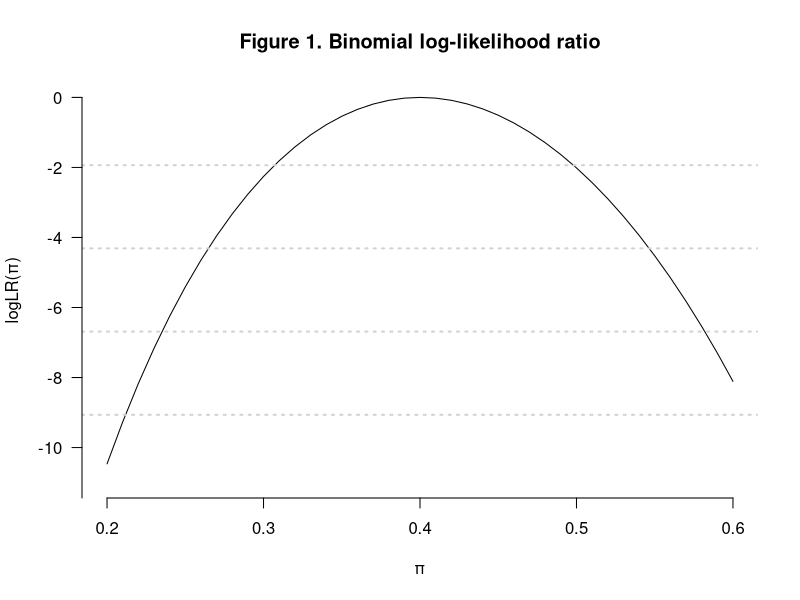
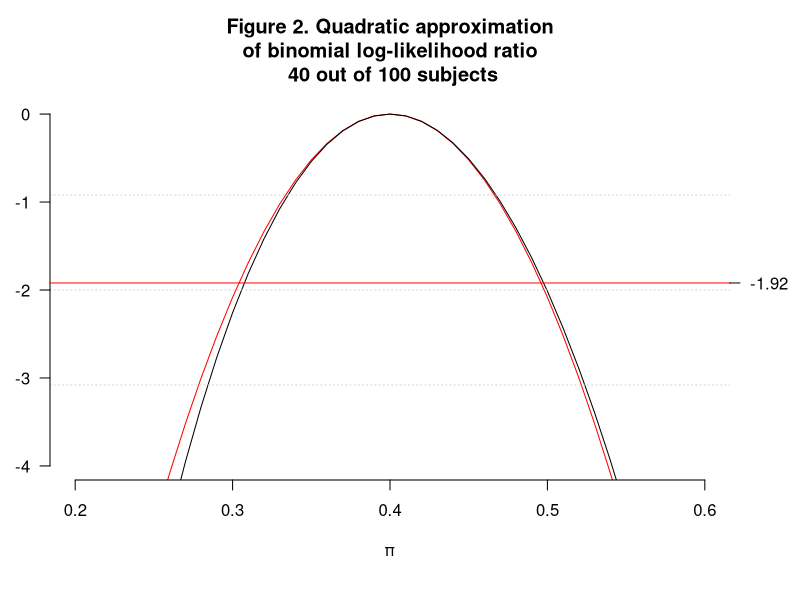
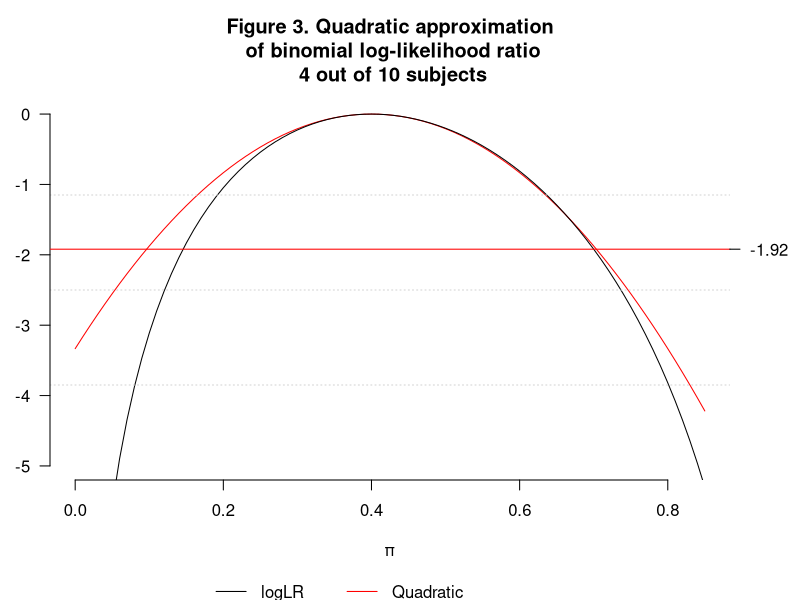
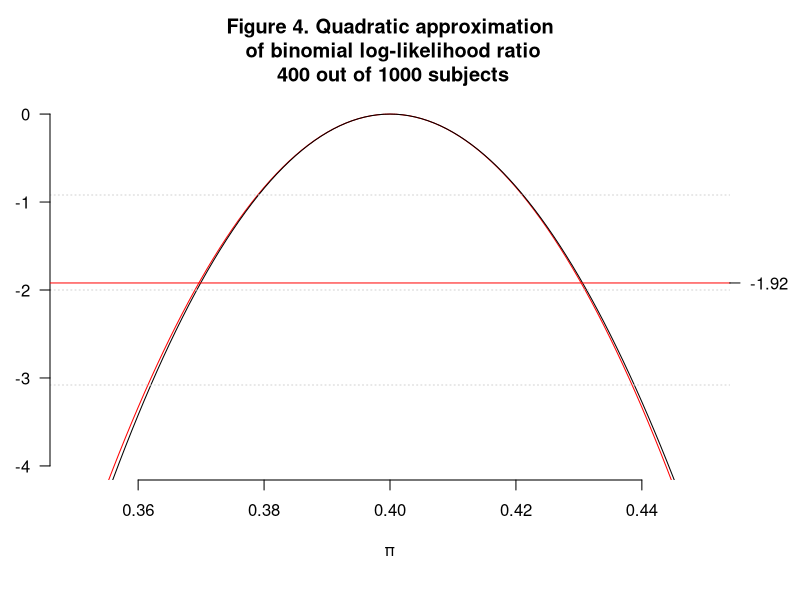
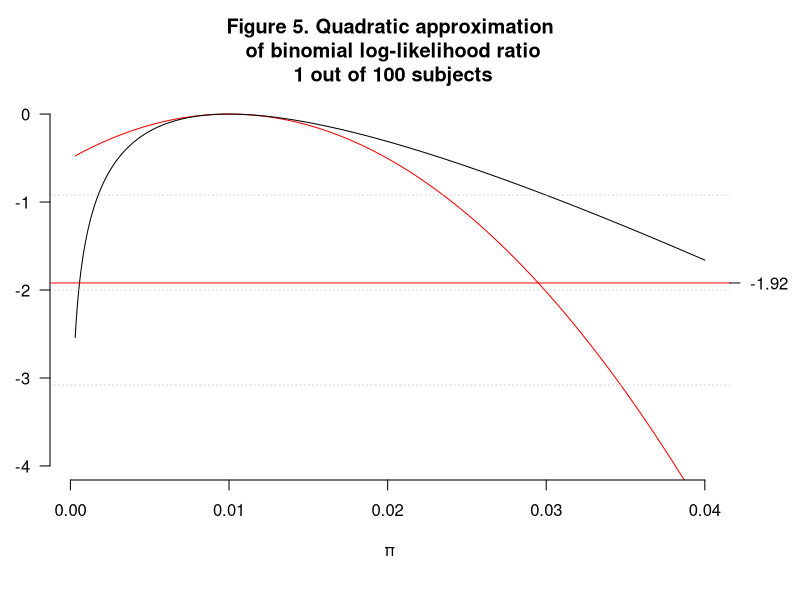
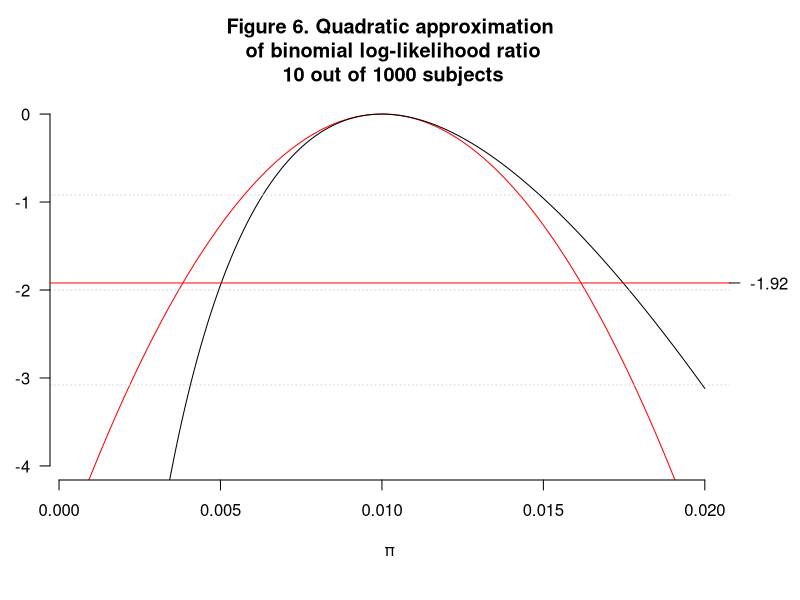
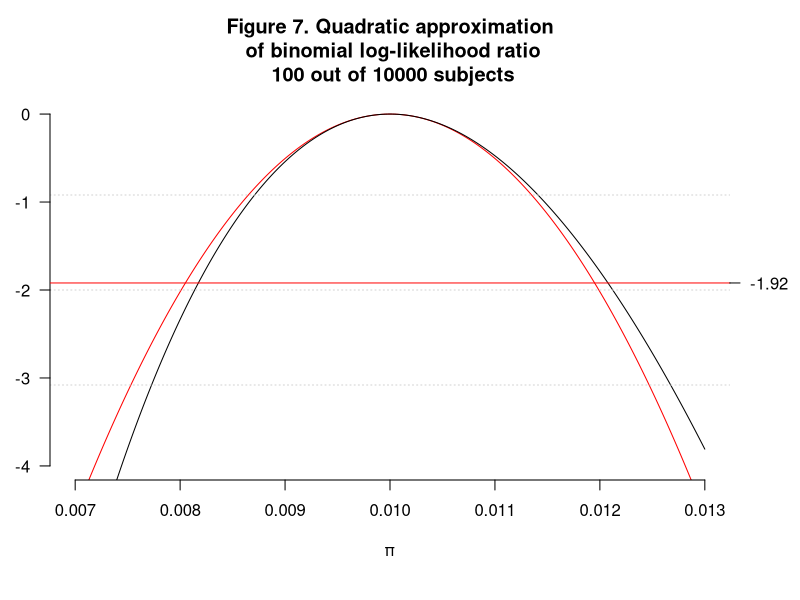
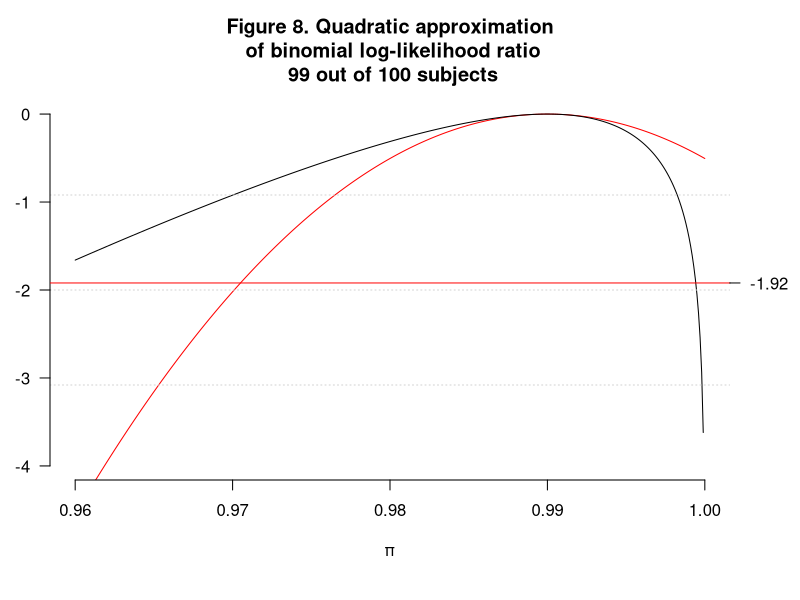

Generate these figures, in order, with R:
## ---- chunk 1
pi <- seq(0.2, 0.6, by=0.01)
L <- (pi^40)*((1-pi)^60)
Lmax <- rep(max(L), 41)
LR <- L/Lmax
logLR <- log(LR)

plot(pi, logLR, type = "l", ylim = c(-11, 0),yaxt="n",
     frame.plot = FALSE, ylab = "logLR(\U03C0)", xlab = "\U03C0")
grid(NA, 5, lwd = 2) # add some horizontal grid on the background
axis(2, at=seq(-12,0,2), las=2)
title(main = "Figure 1. Binomial log-likelihood ratio")
## ---- chunk 2
par(mai = c(1.2, 0.5, 1, 0.7))
quad <- -(pi-0.4)^2/(2*0.0024)
plot(pi, quad, type = "l", ylim = c(-4, 0),yaxt="n", col="red",
     frame.plot = FALSE, ylab = "", xlab = "\U03C0")
lines(pi, logLR, col="black")
grid(NA, 4, lwd = 1) # add some horizontal grid on the background
axis(2, at=seq(-4,0,1), las=2)
title(main = "Figure 2. Quadratic approximation\n of binomial log-likelihood ratio \n 40 out of 100 subjects")
abline(h=-1.92, lty=1, col="red")
axis(4, at=-1.92, las=2)

legend(x=0.27, y= -5.5 ,xpd = TRUE,  legend=c("logLR","Quadratic"), bty = "n",
       col=c("black","red"), lty=c(1,1), horiz = TRUE) #the legend is below the graph
## ---- chunk 3
par(mai = c(1.2, 0.5, 1, 0.7))
pi <- seq(0.0, 0.85, by=0.01)
L <- (pi^4)*((1-pi)^6)
logLR <- log(L/max(L))

quad <- -(pi-0.4)^2/(2*0.4*0.6/10)
plot(pi, quad, type = "l", ylim = c(-5, 0),yaxt="n", col="red",
     frame.plot = FALSE, ylab = "", xlab = "\U03C0")
lines(pi, logLR, col="black")
grid(NA, 4, lwd = 1)
axis(2, at=seq(-5,0,1), las=2)
title(main = "Figure 3. Quadratic approximation\n of binomial log-likelihood ratio\n 4 out of 10 subjects")
abline(h=-1.92, lty=1, col="red")
axis(4, at=-1.92, las=2)

legend(x=0.17, y= -6.5 ,xpd = TRUE,  legend=c("logLR","Quadratic"), bty = "n",
       col=c("black","red"), lty=c(1,1), horiz = TRUE) #the legend is below the graph
## ---- chunk 4
par(mai = c(1.2, 0.5, 1, 0.7))
pi <- seq(0.35, 0.45, by=0.001)
L <- (pi^400)*((1-pi)^600)
logLR <- log(L/max(L))

quad <- -(pi-0.4)^2/(2*0.4*0.6/1000)
plot(pi, quad, type = "l", ylim = c(-4, 0),yaxt="n", col="red",
     frame.plot = FALSE, ylab = "", xlab = "\U03C0")
lines(pi, logLR, col="black")
grid(NA, 4, lwd = 1)
axis(2, at=seq(-4,0,1), las=2)
title(main = "Figure 4. Quadratic approximation\n of binomial log-likelihood ratio\n 400 out of 1000 subjects")
abline(h=-1.92, lty=1, col="red")
axis(4, at=-1.92, las=2)

legend(x=0.37, y= -5.5 ,xpd = TRUE,  legend=c("logLR","Quadratic"), bty = "n",
       col=c("black","red"), lty=c(1,1), horiz = TRUE) #the legend is below the graph

## ---- chunk 5
par(mai = c(1.2, 0.5, 1, 0.7))
pi <- seq(0.0003, 0.04, by=0.000001)
L <- (pi^1)*((1-pi)^99)
logLR <- log(L/max(L))

quad <- -(pi-0.01)^2/(2*0.01*0.99/100)

plot(pi, quad, type = "l", ylim = c(-4, 0),yaxt="n", col="red",
     frame.plot = FALSE, ylab = "", xlab = "\U03C0")
lines(pi, logLR, col="black")
grid(NA, 4, lwd = 1)
axis(2, at=seq(-4,0,1), las=2)
title(main = "Figure 5. Quadratic approximation\n of binomial log-likelihood ratio\n 1 out of 100 subjects")
abline(h=-1.92, lty=1, col="red")
axis(4, at=-1.92, las=2)

legend(x=0.007, y= -5.5 ,xpd = TRUE,  legend=c("logLR","Quadratic"), bty = "n",
       col=c("black","red"), lty=c(1,1), horiz = TRUE) #the legend is below the graph
## ---- chunk 6
par(mai = c(1.2, 0.5, 1, 0.7))
pi <- seq(0.0005, 0.02, by=0.000001)
L <- (pi^10)*((1-pi)^990)
logLR <- log(L/max(L))

quad <- -(pi-0.01)^2/(2*0.01*0.99/1000)

plot(pi, quad, type = "l", ylim = c(-4, 0),yaxt="n", col="red",
     frame.plot = FALSE, ylab = "", xlab = "\U03C0")
lines(pi, logLR, col="black")
grid(NA, 4, lwd = 1)
axis(2, at=seq(-4,0,1), las=2)
title(main = "Figure 6. Quadratic approximation\n of binomial log-likelihood ratio\n 10 out of 1000 subjects")
abline(h=-1.92, lty=1, col="red")
axis(4, at=-1.92, las=2)

legend(x=0.004, y= -5.5 ,xpd = TRUE,  legend=c("logLR","Quadratic"), bty = "n",
       col=c("black","red"), lty=c(1,1), horiz = TRUE) #the legend is below the graph
## ---- chunk 7
par(mai = c(1.2, 0.5, 1, 0.7))
pi <- seq(0.007, 0.013, by=0.000001)
L <- (pi^100)*((1-pi)^9900)
logLR <- log(L/max(L))

quad <- -(pi-0.01)^2/(2*0.01*0.99/10000)

plot(pi, quad, type = "l", ylim = c(-4, 0),yaxt="n", col="red",
     frame.plot = FALSE, ylab = "", xlab = "\U03C0")
lines(pi, logLR, col="black")
grid(NA, 4, lwd = 1)
axis(2, at=seq(-4,0,1), las=2)
title(main = "Figure 7. Quadratic approximation\n of binomial log-likelihood ratio\n 100 out of 10000 subjects")
abline(h=-1.92, lty=1, col="red")
axis(4, at=-1.92, las=2)

legend(x=0.0084, y= -5.5 ,xpd = TRUE,  legend=c("logLR","Quadratic"), bty = "n",
       col=c("black","red"), lty=c(1,1), horiz = TRUE) #the legend is below the graph
## ---- chunk 8
par(mai = c(1.2, 0.5, 1, 0.7))
pi <- seq(0.96, 1.0, by=0.0001)
L <- (pi^99)*((1-pi)^1)
logLR <- log(L/max(L))

quad <- -(pi-0.99)^2/(2*0.01*0.99/100)

plot(pi, quad, type = "l", ylim = c(-4, 0),yaxt="n", col="red",
     frame.plot = FALSE, ylab = "", xlab = "\U03C0")
lines(pi, logLR, col="black")
grid(NA, 4, lwd = 1)
axis(2, at=seq(-4,0,1), las=2)
title(main = "Figure 8. Quadratic approximation\n of binomial log-likelihood ratio\n 99 out of 100 subjects")
abline(h=-1.92, lty=1, col="red")
axis(4, at=-1.92, las=2)

legend(x=0.968, y= -5.5 ,xpd = TRUE,  legend=c("logLR","Quadratic"), bty = "n",
       col=c("black","red"), lty=c(1,1), horiz = TRUE) #the legend is below the graph
